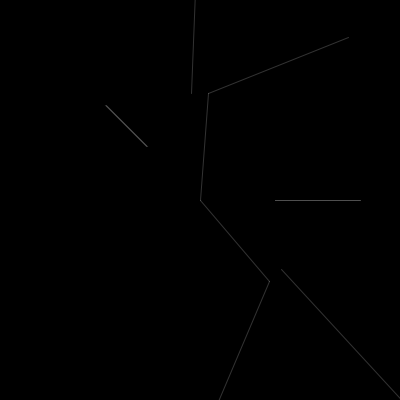
Frame 1 (no input)
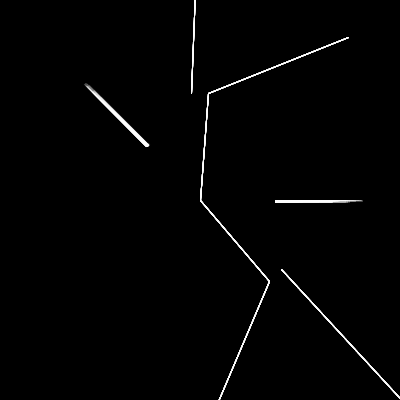
Frame 60 (the mouse pressed at the canvas centre just before this capture)
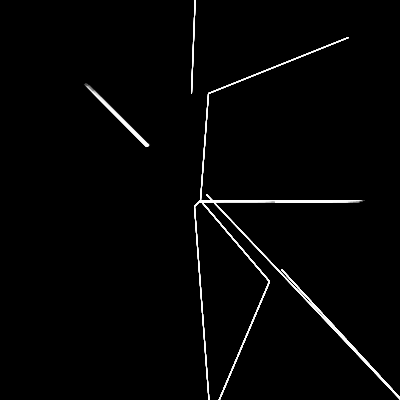
Frame 120 (the mouse held since frame 60 and released just before this capture)

The Processing sketch that drew these frames (run headless with seeded random() and noise(); from frame 60 on, the mouse is pressed at the canvas centre):

// Processing sketch: processing_161648
// ── processing_161648.pde

void setup() {
  size(400,400);
   background(0);
}

void draw() {
  //background(255);
  PVector mouseLoc = new PVector(mouseX, mouseY);
  PVector centerLoc = new PVector(width/2, height/2);
  PVector v = PVector.sub(mouseLoc, centerLoc);
  v.normalize();
  v.mult(75);
  
  PVector xaxis = new PVector(75,0);
  drawVector(v, centerLoc, 1.0);
  drawVector(xaxis, centerLoc, 1.0);
  
  float theta = PVector.angleBetween(v, xaxis);
}

void drawVector(PVector v, PVector loc, float scayl) {
  
  pushMatrix();
  float arrowsize = 6;
  translate(loc.x, loc.y);
  stroke(255,50);
  smooth();
  //strokeWeight(1);
  rotate(v.heading2D());
  float len = v.mag()*scayl;
  line(0, 0, len-arrowsize, len+arrowsize);
  fill(255,50);
 rect(len, 0, random(arrowsize*15), random(arrowsize/2));
 line(len-arrowsize, len+arrowsize, 10,220);
 line(len+arrowsize, len-arrowsize, 220,220);
  popMatrix();
}
  
